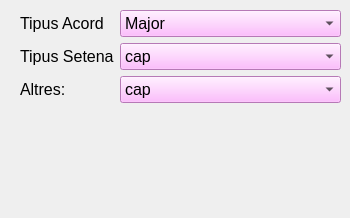
            <widget class="QWidget" name="tab">
             <attribute name="title">
              <string>Nom Acord</string>
             </attribute>
             <widget class="QWidget" name="layoutWidget">
              <property name="geometry">
               <rect>
                <x>20</x>
                <y>10</y>
                <width>321</width>
                <height>199</height>
               </rect>
              </property>
              <layout class="QFormLayout" name="formLayout">
               <item row="2" column="0">
                <widget class="QLabel" name="label_3">
                 <property name="font">
                  <font>
                   <pointsize>12</pointsize>
                  </font>
                 </property>
                 <property name="text">
                  <string>Tipus Acord</string>
                 </property>
                </widget>
               </item>
               <item row="2" column="1">
                <widget class="QComboBox" name="CBTipusAcord">
                 <property name="font">
                  <font>
                   <pointsize>12</pointsize>
                  </font>
                 </property>
                 <property name="styleSheet">
                  <string notr="true">background-color: rgb(255, 170, 255);</string>
                 </property>
                 <item>
                  <property name="text">
                   <string>Major</string>
                  </property>
                 </item>
                 <item>
                  <property name="text">
                   <string>Menor</string>
                  </property>
                 </item>
                 <item>
                  <property name="text">
                   <string>Augmentat</string>
                  </property>
                 </item>
                 <item>
                  <property name="text">
                   <string>Disminuit</string>
                  </property>
                 </item>
                 <item>
                  <property name="text">
                   <string>3 major i 5 bemoll</string>
                  </property>
                 </item>
                 <item>
                  <property name="text">
                   <string>sus2</string>
                  </property>
                 </item>
                 <item>
                  <property name="text">
                   <string>sus4</string>
                  </property>
                 </item>
                 <item>
                  <property name="text">
                   <string>Arrel</string>
                  </property>
                 </item>
                 <item>
                  <property name="text">
                   <string>Arrel i 3a menor</string>
                  </property>
                 </item>
                 <item>
                  <property name="text">
                   <string>Arrel i 3a major</string>
                  </property>
                 </item>
                 <item>
                  <property name="text">
                   <string>Arrel i 5a justa</string>
                  </property>
                 </item>
                 <item>
                  <property name="text">
                   <string>Arrel i 4a justa</string>
                  </property>
                 </item>
                </widget>
               </item>
               <item row="3" column="0">
                <widget class="QLabel" name="label_4">
                 <property name="font">
                  <font>
                   <pointsize>12</pointsize>
                  </font>
                 </property>
                 <property name="text">
                  <string>Tipus Setena</string>
                 </property>
                </widget>
               </item>
               <item row="3" column="1">
                <widget class="QComboBox" name="CBTipus7">
                 <property name="font">
                  <font>
                   <pointsize>12</pointsize>
                  </font>
                 </property>
                 <property name="styleSheet">
                  <string notr="true">background-color: rgb(255, 170, 255);</string>
                 </property>
                 <item>
                  <property name="text">
                   <string>cap</string>
                  </property>
                 </item>
                 <item>
                  <property name="text">
                   <string>7</string>
                  </property>
                 </item>
                 <item>
                  <property name="text">
                   <string>7M</string>
                  </property>
                 </item>
                 <item>
                  <property name="text">
                   <string>7 dim</string>
                  </property>
                 </item>
                </widget>
               </item>
               <item row="4" column="0">
                <widget class="QLabel" name="label_5">
                 <property name="font">
                  <font>
                   <pointsize>12</pointsize>
                  </font>
                 </property>
                 <property name="text">
                  <string>Altres: </string>
                 </property>
                </widget>
               </item>
               <item row="4" column="1">
                <widget class="QComboBox" name="CBAltres">
                 <property name="font">
                  <font>
                   <pointsize>12</pointsize>
                  </font>
                 </property>
                 <property name="styleSheet">
                  <string notr="true">background-color: rgb(255, 170, 255);</string>
                 </property>
                 <item>
                  <property name="text">
                   <string>cap</string>
                  </property>
                 </item>
                 <item>
                  <property name="text">
                   <string>2m</string>
                  </property>
                 </item>
                 <item>
                  <property name="text">
                   <string>2M</string>
                  </property>
                 </item>
                 <item>
                  <property name="text">
                   <string>tritò</string>
                  </property>
                 </item>
                 <item>
                  <property name="text">
                   <string>6m</string>
                  </property>
                 </item>
                 <item>
                  <property name="text">
                   <string>6M</string>
                  </property>
                 </item>
                 <item>
                  <property name="text">
                   <string>9</string>
                  </property>
                 </item>
                 <item>
                  <property name="text">
                   <string>9b</string>
                  </property>
                 </item>
                 <item>
                  <property name="text">
                   <string>9#</string>
                  </property>
                 </item>
                 <item>
                  <property name="text">
                   <string>11</string>
                  </property>
                 </item>
                 <item>
                  <property name="text">
                   <string>13</string>
                  </property>
                 </item>
                 <item>
                  <property name="text">
                   <string>69</string>
                  </property>
                 </item>
                </widget>
               </item>
               <item row="6" column="0">
                <widget class="QLabel" name="label_9">
                 <property name="text">
                  <string/>
                 </property>
                </widget>
               </item>
              </layout>
             </widget>
            </widget>
